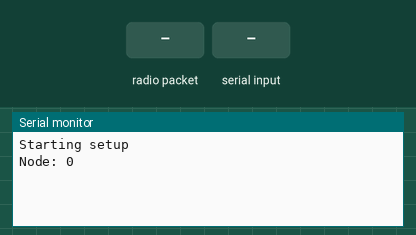
A sketch run on a simulated Arduino Uno, built with avr-gcc and run on an emulated ATmega328P. Parts: the last lines printed to the serial monitor. The test bench sets the inputs (shaded band). No radio packets arrive unless stated.

Above: at 1.2 s.
1.3 s: radio packet "0" arrives
At 1.8 s:
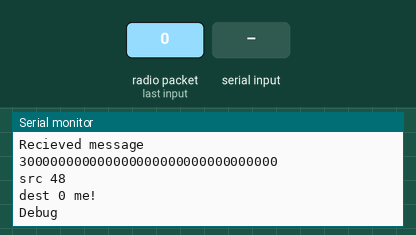
2.8 s: "n90\n" received over Serial
At 4.0 s:
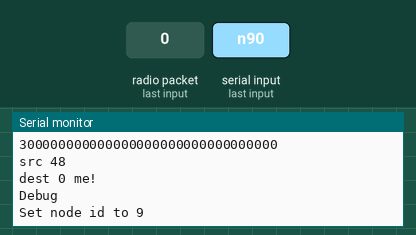
4.3 s: radio packet "5" arrives
At 5.4 s:
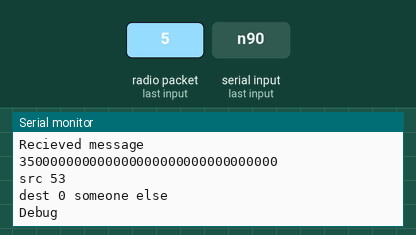
5.8 s: "s90\n" received over Serial
At 6.4 s:
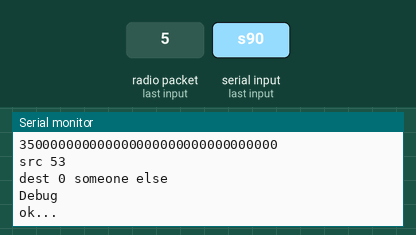
7.3 s: radio packet "n" arrives
At 7.7 s:
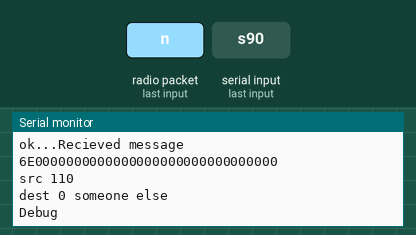

The sketch:

RadioNode.ino
```cpp
/*
 Created by C Jones <github@cjones.org.uk>
 Stored at https://github.com/seajay/RadioNode
 */

/**
 * Remote sensor node using nRF24L01+ radio.
 *
 */

#include <SPI.h>
#include "nRF24L01.h"
#include "RF24.h"
#include "printf.h"

RF24 radio(9,10);

// Radio pipe addresses. Node N recieves on pipe[N].
// Todo, deal with more than two nodes by generating the pipe number from the node ID
const uint64_t pipes[2] = { 0xCCCCCCCC00LL, 0xCCCCCCCC01LL };

// Start up as node 0 (master) ### Todo read this from EEPROM
uint8_t node_id = 0;

// ### Todo calc my max payload size. 32 is the radio maximum
#define BUF_SIZE 32
uint8_t rx_buf[BUF_SIZE];

enum msg_types {
  debug,
  temp,
  time,
  button,
};

#define DATA_LEN 20 // ## probably 20ish, maybe check this

typedef struct msg_t {
  byte src_node;
  byte dest_node;
  enum msg_types msg_type;
  union
  {
    float temp;
    char txt[DATA_LEN];
    //  ## todo other message types
  };
} msg_t;

msg_t * msg;

void setup_pipes(uint8_t node)
{
  radio.openReadingPipe(1,pipes[node]);
  if ( node == 0 )
  {
    radio.openWritingPipe(pipes[1]);
  }
  else
  {
    radio.openWritingPipe(pipes[0]);
  }
}

void print_hex(uint8_t * data, int length)
{
  for (int n = 0; n < length; ++n){
    Serial.print(data[n], HEX);
  }
  Serial.println();
}


void setup(void)
{
  msg = (msg_t *)&rx_buf;
  Serial.begin(57600);
  printf_begin(); // Needed to allow radio.printDetails();

  Serial.println("Starting setup");
  Serial.print("Node: ");
  Serial.println(node_id);

  radio.begin();

  // Use the max delay and number of retries, we care more about reliability than performance
  radio.setRetries(15,15);

  radio.setPayloadSize(BUF_SIZE);

  setup_pipes(node_id);

  radio.startListening();

  radio.printDetails();
}

void loop(void)
{

  if ( radio.available() )
  {
    radio.read( rx_buf, sizeof(rx_buf) );
    Serial.println("Recieved message");
    print_hex(rx_buf, sizeof(rx_buf));

    Serial.print("src ");
    Serial.println(msg->src_node);
    Serial.print("dest ");
    Serial.print(msg->dest_node);

    if (msg->dest_node == node_id)
    {
      Serial.println(" me!");
    }
    else {
      Serial.println(" someone else");
    }

    if (msg->msg_type == debug)
    {
      Serial.println("Debug");
      Serial.println(msg->txt);
    }

  }

  if ( Serial.available())
  {
    switch(Serial.read()) {
      case 'n':
        delay(10); // Wait for the next serial character
        node_id = (char)Serial.read() - '0'; // ### Todo range check
        setup_pipes(node_id);
        Serial.print("Set node id to ");
        Serial.println(node_id);
        break;

      case 's':
        // Send message syntax is snxxxxxxxx s is the send message command
        // n is the node to send to and xxxxxxxx is the message to send
        radio.stopListening(); // First, stop listening so we can talk.
        delay(10); // Wait for the next serial character
        msg->src_node = node_id;
        msg->dest_node = (char)Serial.read() - '0';
        msg->msg_type = debug;
        int n;
        for (n = 0; n < DATA_LEN-1; ++n){
          msg->txt[n] = Serial.read();
          if (msg->txt[n] == -1)
          {
            msg->txt[n] = 0;
            break;
          }
        }
        bool ok = radio.write( msg, BUF_SIZE );
        if (ok)
          printf("ok...");
        else
          printf("failed.\n\r");

        // Now, continue listening
        radio.startListening();
        break;
    }
  }
}
```

printf.h
```cpp
// (licence header left out)
/**
 * @file printf.h
 *
 * Setup necessary to direct stdout to the Arduino Serial library, which
 * enables 'printf'
 */

#ifndef __PRINTF_H__
#define __PRINTF_H__

#ifdef ARDUINO

int serial_putc( char c, FILE * )
{
  Serial.write( c );

  return c;
}

void printf_begin(void)
{
  fdevopen( &serial_putc, 0 );
}

#else
#error This example is only for use on Arduino.
#endif // ARDUINO

#endif // __PRINTF_H__
```

Measured:
- after the input at 1.3 s, the serial monitor: prints a new line at once (image 1)
- after the input at 2.8 s, the serial monitor: prints a new line at once (image 2)
- after the input at 4.3 s, the serial monitor: prints a new line at once (image 3)
- after the input at 5.8 s, the serial monitor: prints a new line at once (image 4)
- after the input at 7.3 s, the serial monitor: prints a new line at once (image 5)
